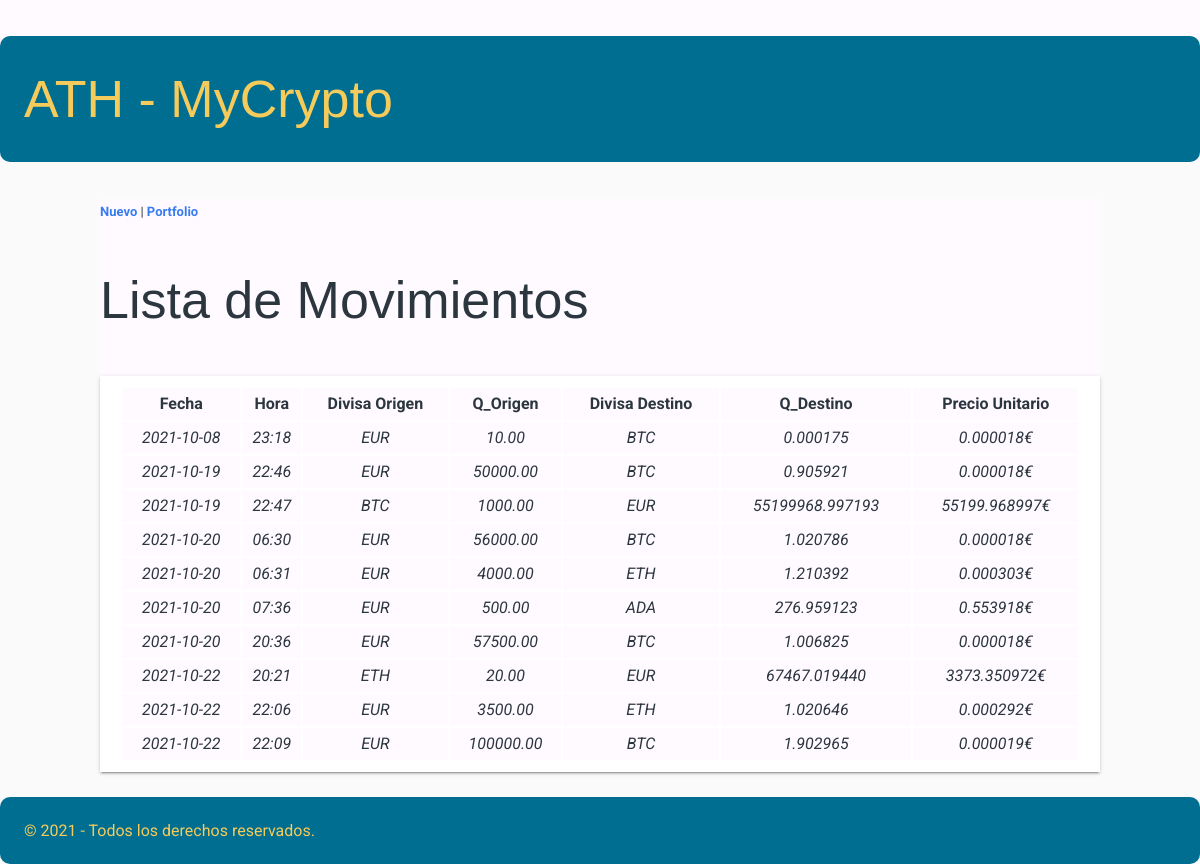
The page / on the database its author committed.
### tables this page shows
CREATE TABLE "myCrypto" (
	"id"	INTEGER NOT NULL UNIQUE,
	"date"	TEXT NOT NULL,
	"time"	TEXT NOT NULL,
	"desde"	TEXT NOT NULL,
	"Q_desde"	REAL NOT NULL,
	"hasta"	TEXT NOT NULL,
	"Q_hasta"	REAL NOT NULL,
	"PU"	REAL NOT NULL,
	PRIMARY KEY("id" AUTOINCREMENT)
);

### appRegistro/views.py (the view)
@app.route("/")
def start():
    consulta = """
        SELECT *
            FROM myCrypto ORDER BY date;
    """
    movimientos = dbManager.consultaSQL(consulta)
    return render_template("index.html", items=movimientos, disableInicio=True, disableNuevo=True, disablePortfolio=True)

### appRegistro/models.py (called while the page is built)
    def consultaSQL(self, consulta, params = []):
        conex = sqlite3.connect(self.ruta_basedatos)
        cur = conex.cursor()
        cur.execute(consulta, params)
        keys = []
        for item in cur.description:
            keys.append(item[0])
        registros = []
        for registro in cur.fetchall():
            ix_clave = 0
            d = {}
            for columna in keys:
                d[columna] = registro[ix_clave]
                ix_clave += 1
            registros.append(d)
        conex.close()
        return registros

### appRegistro/templates/index.html (shortened to what this page needs)
{% extends 'base.html' %}
{% block contenido_pagina %}
        <h1>Lista de Movimientos</h1>
        {% if items | length == 0 %}
            <p>Introduce el primer movimiento</p>
        {% else %}
            <table class="paper">
                <tr>
                    <th>Fecha</th>
                    <th>Hora</th>
                    <th>Divisa Origen</th>
                    <th>Q_Origen</th>
                    <th>Divisa Destino</th>
                    <th>Q_Destino</th>
                    <th>Precio Unitario</th>
                </tr>
                {% for item in items %}
                <tr>
                    <td>{{ item.date }}</td>
                    <td>{{ item.time }}</td>
                    <td>{{ item.desde }}</td>
                    <td>{{ "%.2f" | format(item.Q_desde) }}</td>
                    <td>{{ item.hasta }}</td>
                    <td>{{ "%.6f"|format(item.Q_hasta) }}</td>
                    <td>{{ "%.6f"|format(item.PU) }}€</td>
                </tr>
                {% endfor %}
            </table>
        {% endif %}
{% endblock %}

### appRegistro/templates/base.html (shortened to what this page needs)
<!DOCTYPE html>
<html lang="en">
    <head id="titulo_grande" class="titulo_grande">
        <link rel="stylesheet" href="/static/css/styles.css">
        <link rel="stylesheet" href="/static/css/flat_remix.css">
    </head>
    <body>
        <header>
            <h1>ATH - MyCrypto</h1>
        </header>
        <section class="container1">
            <nav>
                {% if disableInicio == Null %}
                    <p><a href="/">Inicio</a> | <a href="/nuevo">Nuevo</a> | <a href="/status">Portfolio</a></p>
                {% else %}
                    <p><a href="/nuevo">Nuevo</a> | <a href="/status">Portfolio</a></p>
                {% endif %}
            </nav>
            {% block contenido_pagina %} {% endblock %}
        </section>
        <br>
        <footer>© 2021 - Todos los derechos reservados.</footer>
    </body>
</html>

### appRegistro/static/css/styles.css (style rules this page uses)
:root { --color-primario: #006E90; --color-secundario: #A18276; --color-terciario: #F5CB5C; --negro: #2c363f; --blanco: #FFFAFF; --separacion-defecto: 10px; }
* { background-color: var(--blanco); color: var(--negro); margin: 0; padding: 0; }
h1 { font-family: 'Noto Sans JP', sans-serif; font-weight: 700; border: none; }
footer { margin-top: var(--separacion-defecto); }
header *, footer { border-radius: var(--separacion-defecto); background-color: var(--color-primario); color: var(--color-terciario); font-size: 1rem; padding: 1.5rem; }
.container1 { max-width: 1000px; margin: 0 auto; }
table.paper { width: 100%; }
td { text-align: center; font-style: italic; }

### appRegistro/static/css/flat_remix.css (style rules this page uses)
* { box-sizing: border-box; outline: none; -webkit-appearance: none; -webkit-tap-highlight-color: transparent !important; -webkit-tap-highlight-color: rgba(0, 0, 0, 0) !important; -webkit-touch-callout: none; font-family: "Roboto", sans-serif; letter-spacing: 0; }
body { background-color: #FAFAFA; color: #5c616c; margin: 0; font-size: 13px; cursor: default; user-select: none; -webkit-user-select: none; -khtml-user-select: none; -moz-user-select: none; -ms-user-select: none; }
a:link, a:visited, a:active, a { color: #367bf0; font-weight: bold; text-decoration: none; cursor: pointer; }
h1, h2, h3, h4, h5, h6 { line-height: 1.5em; }
h1 { font-size: 4em; font-weight: lighter; margin: .7em 0; }
section, article, .section, .article, .paper { line-height: 2em; word-wrap: break-word; word-break: normal; line-height: 2em; }
.paper { font-size: 16px; box-shadow: 0 2px 2px 0 rgba(0, 0, 0, .14), 0 3px 1px -2px rgba(0, 0, 0, .2), 0 1px 5px 0 rgba(0, 0, 0, .12); padding: 10px 20px; background-color: #FFF; margin-top: 20px; min-height: 100px; color: #000; }

### rows shown on the page
myCrypto: date "2021-10-08", time "23:18", desde "EUR", Q_desde "10.00", hasta "BTC", Q_hasta "0.000175", PU "0.000018"
myCrypto: date "2021-10-19", time "22:46", desde "EUR", Q_desde "50000.00", hasta "BTC", Q_hasta "0.905921", PU "0.000018"
myCrypto: date "2021-10-19", time "22:47", desde "BTC", Q_desde "1000.00", hasta "EUR", Q_hasta "55199968.997193", PU "55199.968997"
myCrypto: date "2021-10-20", time "06:30", desde "EUR", Q_desde "56000.00", hasta "BTC", Q_hasta "1.020786", PU "0.000018"
myCrypto: date "2021-10-20", time "06:31", desde "EUR", Q_desde "4000.00", hasta "ETH", Q_hasta "1.210392", PU "0.000303"
myCrypto: date "2021-10-20", time "07:36", desde "EUR", Q_desde "500.00", hasta "ADA", Q_hasta "276.959123", PU "0.553918"
myCrypto: date "2021-10-20", time "20:36", desde "EUR", Q_desde "57500.00", hasta "BTC", Q_hasta "1.006825", PU "0.000018"
myCrypto: date "2021-10-22", time "20:21", desde "ETH", Q_desde "20.00", hasta "EUR", Q_hasta "67467.019440", PU "3373.350972"
myCrypto: date "2021-10-22", time "22:06", desde "EUR", Q_desde "3500.00", hasta "ETH", Q_hasta "1.020646", PU "0.000292"
myCrypto: date "2021-10-22", time "22:09", desde "EUR", Q_desde "100000.00", hasta "BTC", Q_hasta "1.902965", PU "0.000019"
